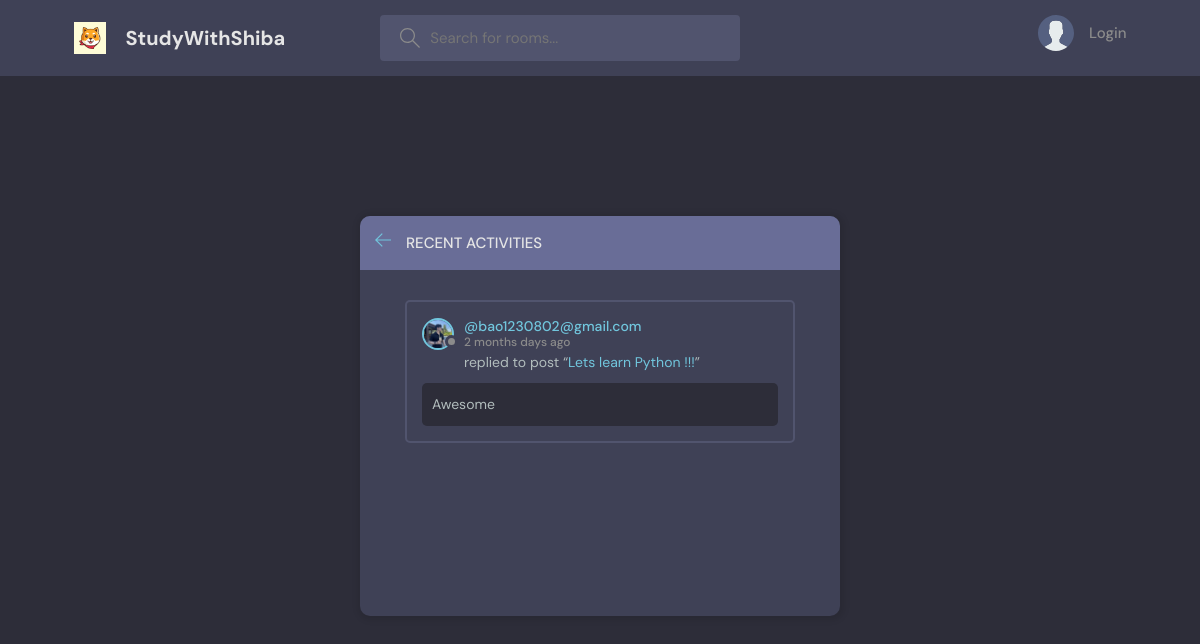
The page /activity/ on the database as committed earlier.
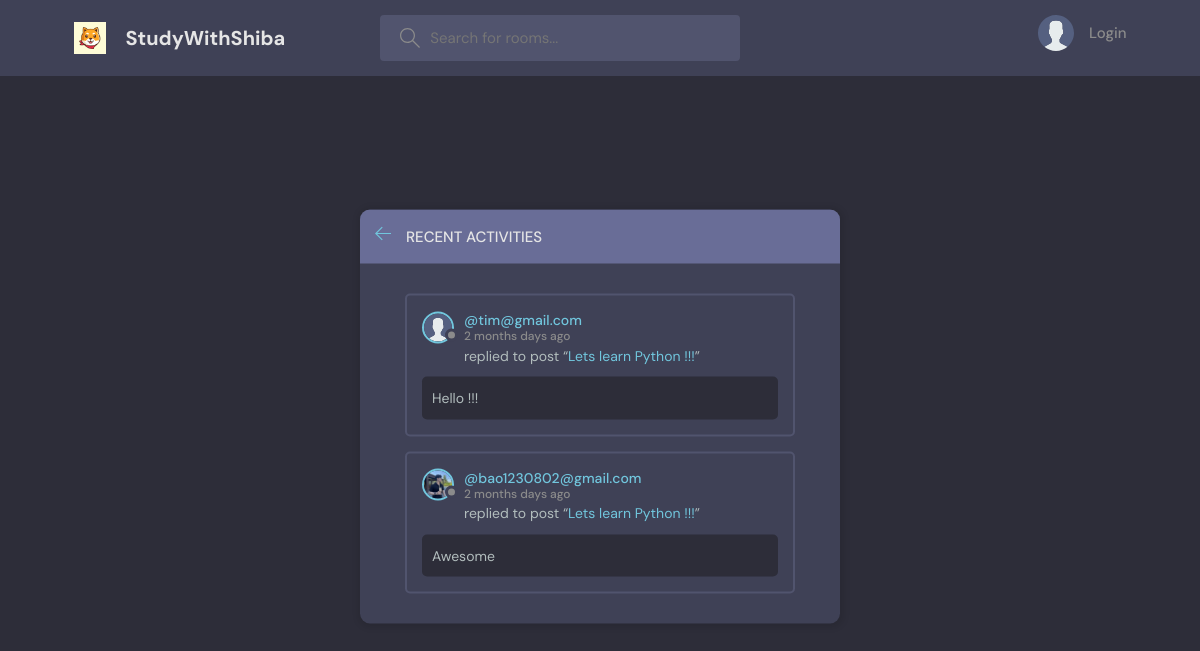
The same page on the database as committed later.
### base/models.py (models this page shows, shortened)
class Message(models.Model):
    user = models.ForeignKey(User, on_delete= models.CASCADE) # 1 user can have many mess(s)
    room = models.ForeignKey(Room, on_delete= models.CASCADE) # 1 to many, khi xoa phong thi toan bo message cua room do deu bi xoa
    body = models.TextField()
    updated = models.DateTimeField(auto_now= True) # auto now -> takes a snapshot on every time we save item(s)
    created = models.DateTimeField(auto_now_add= True) # created -> takes a stamp when we first create item
    class Meta:
        ordering = ['-updated', '-created']

class User(AbstractUser):
    name = models.CharField(max_length = 200, null = True)
    email = models.EmailField(unique = True, null = True)
    bio = models.TextField(null = True)
    avatar = models.ImageField(null = True, default = "avatar.svg")
    USERNAME_FIELD = 'email'
    REQUIRED_FIELDS = []

class Room(models.Model): # Từ Room viết hoa chữ R như trong class code trong python
    host = models.ForeignKey(User, on_delete= models.SET_NULL, null= True)
    topic = models.ForeignKey(Topic, on_delete= models.SET_NULL, null= True)
    name = models.CharField(max_length= 200)
    description = models.TextField(null= True, blank= True)
    participants = models.ManyToManyField(User, related_name= 'participants', blank= True) # đang ở trong trang web, sử dụng mối quan hệ many to many
    updated = models.DateTimeField(auto_now= True) # auto now -> takes a snapshot on every time we save item(s)
    created = models.DateTimeField(auto_now_add= True) # created -> takes a stamp when we first create item
    class Meta:
        ordering = ['-updated', '-created'] # bỏ thêm dấu - để lên đầu, ko thì ở chót
    def __str__(self):
        return self.name

### base/views.py (the view)
# urls.py: path('activity/', views.activityPage, name= 'activity'),
def activityPage(request):
    room_messages = Message.objects.all()
    return render(request, 'base/activity.html', {'room_messages': room_messages})

### base/templates/base/activity.html (shortened to what this page needs)
{% extends 'main.html' %}
{% load static %}
{% block content %}
<main class="layout">
  <div class="container">
    <div class="layout__box">
      <div class="layout__boxHeader">
        <div class="layout__boxTitle">
          <a href="{% url 'home' %}">
            <svg version="1.1" xmlns="http://www.w3.org/2000/svg" width="32" height="32" viewBox="0 0 32 32">
              <title>arrow-left</title>
              <path
                d="M13.723 2.286l-13.723 13.714 13.719 13.714 1.616-1.611-10.96-10.96h27.625v-2.286h-27.625l10.965-10.965-1.616-1.607z"
              ></path>
            </svg>
          </a>
          <h3>Recent Activities</h3>
        </div>
      </div>
      <div class="activities-page layout__body">
        {% for message in room_messages %}
        <div class="activities__box">
          <div class="activities__boxHeader roomListRoom__header">
              <a href="{% url 'user-profile' message.user.id %}" class="roomListRoom__author">
                  <div class="avatar avatar--small">
                      <img src="{{message.user.avatar.url}}" />
                  </div>
                  <p>
                      @{{message.user}}
                      <span>{{message.created|timesince}} days ago</span>
                  </p>
              </a>
          </div>
          <div class="activities__boxContent">
              <p>replied to post “<a href="{% url 'room' message.room.id %}">{{message.room}}</a>”</p>
              <div class="activities__boxRoomContent">
                  {{message.body}}
              </div>
          </div>
        </div>
        {% endfor %}
      </div>
    </div>
  </div>
</main>
{% endblock content %}

Rows that differ between the two databases and show on the page:
added Message: user.avatar (placeholder picture), user "tim@gmail.com", created "2 months", room "Lets learn Python !!!", body "Hello !!!"
